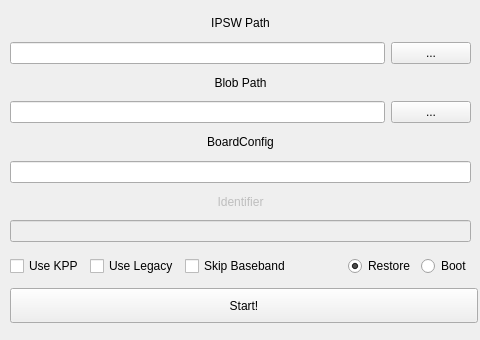
<?xml version="1.0" encoding="UTF-8"?>
<ui version="4.0">
 <class>MainWindow</class>
 <widget class="QMainWindow" name="MainWindow">
  <property name="geometry">
   <rect>
    <x>0</x>
    <y>0</y>
    <width>480</width>
    <height>340</height>
   </rect>
  </property>
  <property name="minimumSize">
   <size>
    <width>470</width>
    <height>340</height>
   </size>
  </property>
  <property name="maximumSize">
   <size>
    <width>480</width>
    <height>340</height>
   </size>
  </property>
  <property name="windowTitle">
   <string>sunst0rm - GUI</string>
  </property>
  <widget class="QWidget" name="centralwidget">
   <widget class="QWidget" name="layoutWidget">
    <property name="geometry">
     <rect>
      <x>10</x>
      <y>10</y>
      <width>461</width>
      <height>232</height>
     </rect>
    </property>
    <layout class="QGridLayout" name="gridLayout">
     <item row="1" column="1">
      <widget class="QPushButton" name="IPSWButton">
       <property name="text">
        <string>...</string>
       </property>
      </widget>
     </item>
     <item row="3" column="1">
      <widget class="QPushButton" name="BlobButton">
       <property name="text">
        <string>...</string>
       </property>
      </widget>
     </item>
     <item row="4" column="0" colspan="2">
      <widget class="QLabel" name="BoardConfigLabel">
       <property name="maximumSize">
        <size>
         <width>600</width>
         <height>30</height>
        </size>
       </property>
       <property name="text">
        <string>BoardConfig</string>
       </property>
       <property name="alignment">
        <set>Qt::AlignCenter</set>
       </property>
      </widget>
     </item>
     <item row="1" column="0">
      <widget class="QLineEdit" name="IPSWLineEdit"/>
     </item>
     <item row="2" column="0" colspan="2">
      <widget class="QLabel" name="BlobLabel">
       <property name="maximumSize">
        <size>
         <width>600</width>
         <height>30</height>
        </size>
       </property>
       <property name="text">
        <string>Blob Path</string>
       </property>
       <property name="alignment">
        <set>Qt::AlignCenter</set>
       </property>
      </widget>
     </item>
     <item row="6" column="0" colspan="2">
      <widget class="QLabel" name="IdentifierLabel">
       <property name="enabled">
        <bool>false</bool>
       </property>
       <property name="maximumSize">
        <size>
         <width>600</width>
         <height>30</height>
        </size>
       </property>
       <property name="text">
        <string>Identifier</string>
       </property>
       <property name="alignment">
        <set>Qt::AlignCenter</set>
       </property>
      </widget>
     </item>
     <item row="0" column="0" colspan="2">
      <widget class="QLabel" name="IPSWLabel">
       <property name="maximumSize">
        <size>
         <width>600</width>
         <height>30</height>
        </size>
       </property>
       <property name="text">
        <string>IPSW Path</string>
       </property>
       <property name="alignment">
        <set>Qt::AlignCenter</set>
       </property>
      </widget>
     </item>
     <item row="3" column="0">
      <widget class="QLineEdit" name="BlobLineEdit"/>
     </item>
     <item row="5" column="0" colspan="2">
      <widget class="QLineEdit" name="BoardConfigLineEdit"/>
     </item>
     <item row="7" column="0" colspan="2">
      <widget class="QLineEdit" name="IdentifierLineEdit">
       <property name="enabled">
        <bool>false</bool>
       </property>
      </widget>
     </item>
    </layout>
   </widget>
   <widget class="QWidget" name="layoutWidget">
    <property name="geometry">
     <rect>
      <x>10</x>
      <y>250</y>
      <width>468</width>
      <height>81</height>
     </rect>
    </property>
    <layout class="QGridLayout" name="gridLayout_2">
     <item row="0" column="3">
      <spacer name="horizontalSpacer">
       <property name="orientation">
        <enum>Qt::Horizontal</enum>
       </property>
       <property name="sizeHint" stdset="0">
        <size>
         <width>268</width>
         <height>20</height>
        </size>
       </property>
      </spacer>
     </item>
     <item row="1" column="0" colspan="8">
      <widget class="QPushButton" name="StartButton">
       <property name="minimumSize">
        <size>
         <width>0</width>
         <height>35</height>
        </size>
       </property>
       <property name="text">
        <string>Start!</string>
       </property>
      </widget>
     </item>
     <item row="0" column="7">
      <layout class="QHBoxLayout" name="horizontalLayout"/>
     </item>
     <item row="0" column="2">
      <widget class="QCheckBox" name="SkipBasebandCheckBox">
       <property name="text">
        <string>Skip Baseband</string>
       </property>
       <property name="checkable">
        <bool>true</bool>
       </property>
      </widget>
     </item>
     <item row="0" column="5">
      <widget class="QRadioButton" name="RestoreMode">
       <property name="enabled">
        <bool>true</bool>
       </property>
       <property name="layoutDirection">
        <enum>Qt::LeftToRight</enum>
       </property>
       <property name="autoFillBackground">
        <bool>false</bool>
       </property>
       <property name="text">
        <string>Restore</string>
       </property>
       <property name="checked">
        <bool>true</bool>
       </property>
      </widget>
     </item>
     <item row="0" column="0">
      <widget class="QCheckBox" name="KPPCheckBox">
       <property name="text">
        <string>Use KPP</string>
       </property>
       <property name="checkable">
        <bool>true</bool>
       </property>
      </widget>
     </item>
     <item row="0" column="1">
      <widget class="QCheckBox" name="LegacyCheckBox">
       <property name="text">
        <string>Use Legacy</string>
       </property>
       <property name="checkable">
        <bool>true</bool>
       </property>
      </widget>
     </item>
     <item row="0" column="6">
      <widget class="QRadioButton" name="BootMode">
       <property name="text">
        <string>Boot</string>
       </property>
      </widget>
     </item>
    </layout>
   </widget>
  </widget>
 </widget>
 <tabstops>
  <tabstop>IPSWLineEdit</tabstop>
  <tabstop>IPSWButton</tabstop>
  <tabstop>BlobLineEdit</tabstop>
  <tabstop>BlobButton</tabstop>
  <tabstop>BoardConfigLineEdit</tabstop>
  <tabstop>IdentifierLineEdit</tabstop>
  <tabstop>KPPCheckBox</tabstop>
  <tabstop>LegacyCheckBox</tabstop>
  <tabstop>SkipBasebandCheckBox</tabstop>
  <tabstop>RestoreMode</tabstop>
  <tabstop>BootMode</tabstop>
  <tabstop>StartButton</tabstop>
 </tabstops>
 <resources/>
 <connections>
  <connection>
   <sender>StartButton</sender>
   <signal>clicked()</signal>
   <receiver>MainWindow</receiver>
   <slot>StartButton_clicked()</slot>
   <hints>
    <hint type="sourcelabel">
     <x>260</x>
     <y>299</y>
    </hint>
    <hint type="destinationlabel">
     <x>232</x>
     <y>-15</y>
    </hint>
   </hints>
  </connection>
  <connection>
   <sender>IPSWButton</sender>
   <signal>clicked()</signal>
   <receiver>MainWindow</receiver>
   <slot>IPSWPath_clicked()</slot>
   <hints>
    <hint type="sourcelabel">
     <x>409</x>
     <y>45</y>
    </hint>
    <hint type="destinationlabel">
     <x>351</x>
     <y>-5</y>
    </hint>
   </hints>
  </connection>
  <connection>
   <sender>BlobButton</sender>
   <signal>clicked()</signal>
   <receiver>MainWindow</receiver>
   <slot>BlobPath_clicked()</slot>
   <hints>
    <hint type="sourcelabel">
     <x>423</x>
     <y>103</y>
    </hint>
    <hint type="destinationlabel">
     <x>349</x>
     <y>-13</y>
    </hint>
   </hints>
  </connection>
  <connection>
   <sender>BootMode</sender>
   <signal>clicked(bool)</signal>
   <receiver>SkipBasebandCheckBox</receiver>
   <slot>setDisabled(bool)</slot>
   <hints>
    <hint type="sourcelabel">
     <x>426</x>
     <y>261</y>
    </hint>
    <hint type="destinationlabel">
     <x>210</x>
     <y>263</y>
    </hint>
   </hints>
  </connection>
  <connection>
   <sender>BootMode</sender>
   <signal>clicked(bool)</signal>
   <receiver>IdentifierLabel</receiver>
   <slot>setEnabled(bool)</slot>
   <hints>
    <hint type="sourcelabel">
     <x>433</x>
     <y>253</y>
    </hint>
    <hint type="destinationlabel">
     <x>354</x>
     <y>204</y>
    </hint>
   </hints>
  </connection>
  <connection>
   <sender>RestoreMode</sender>
   <signal>clicked(bool)</signal>
   <receiver>IdentifierLabel</receiver>
   <slot>setDisabled(bool)</slot>
   <hints>
    <hint type="sourcelabel">
     <x>370</x>
     <y>250</y>
    </hint>
    <hint type="destinationlabel">
     <x>288</x>
     <y>193</y>
    </hint>
   </hints>
  </connection>
  <connection>
   <sender>BootMode</sender>
   <signal>clicked(bool)</signal>
   <receiver>IdentifierLineEdit</receiver>
   <slot>setEnabled(bool)</slot>
   <hints>
    <hint type="sourcelabel">
     <x>441</x>
     <y>255</y>
    </hint>
    <hint type="destinationlabel">
     <x>419</x>
     <y>224</y>
    </hint>
   </hints>
  </connection>
  <connection>
   <sender>RestoreMode</sender>
   <signal>clicked(bool)</signal>
   <receiver>IdentifierLineEdit</receiver>
   <slot>setDisabled(bool)</slot>
   <hints>
    <hint type="sourcelabel">
     <x>368</x>
     <y>256</y>
    </hint>
    <hint type="destinationlabel">
     <x>266</x>
     <y>220</y>
    </hint>
   </hints>
  </connection>
  <connection>
   <sender>RestoreMode</sender>
   <signal>clicked(bool)</signal>
   <receiver>SkipBasebandCheckBox</receiver>
   <slot>setEnabled(bool)</slot>
   <hints>
    <hint type="sourcelabel">
     <x>395</x>
     <y>258</y>
    </hint>
    <hint type="destinationlabel">
     <x>221</x>
     <y>259</y>
    </hint>
   </hints>
  </connection>
  <connection>
   <sender>RestoreMode</sender>
   <signal>clicked()</signal>
   <receiver>IdentifierLineEdit</receiver>
   <slot>clear()</slot>
   <hints>
    <hint type="sourcelabel">
     <x>365</x>
     <y>262</y>
    </hint>
    <hint type="destinationlabel">
     <x>288</x>
     <y>221</y>
    </hint>
   </hints>
  </connection>
 </connections>
 <slots>
  <slot>StartButton_clicked()</slot>
  <slot>IPSWPath_clicked()</slot>
  <slot>BlobPath_clicked()</slot>
 </slots>
</ui>
